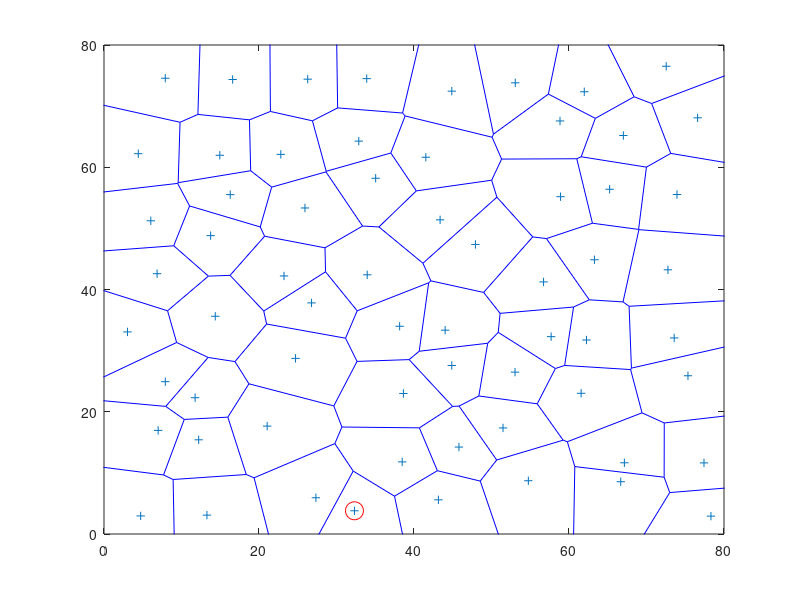

Reproduce this figure in MATLAB. (Note: this script raises an error after producing the figure.)
clc;
clear all;
close all;



% VARIABLES
pasos = 10; % numero de pasos que daran los electrones.
resolucion = 10; % resolucion de las celdas.
espacio = 80; % tamaño del espacio.
desorden = 4; % Grado de desorden en las celdas.



d = espacio/resolucion;

XYcentros = [];
XY = [];

for i=1:d
  X_min = (i-1)*resolucion;
  X_max = i*resolucion;
  X_medio = (X_max-X_min)/2;
  for j=1:d
    Y_min = (j-1)*resolucion;
    Y_max = j*resolucion;
    Y_medio = (Y_max-Y_min)/2;

    Y = unifrnd(X_min+X_medio-desorden,X_min+X_medio+desorden,1,1);
    X = unifrnd(Y_min+Y_medio-desorden,Y_min+Y_medio+desorden,1,1);

    %Y = randi([X_min X_max],1,1);
    %X = randi([Y_min Y_max],1,1);

    XYcentros = [XYcentros; X, Y];

  endfor
endfor



% Genera celdas con tamaño controlable
%{
XYcentros = [];
XY = [];

for i=1:d
  X_min = (i-1)*resolucion;
  X_max = i*resolucion;
  for j=1:d
    Y_min = (j-1)*resolucion;
    Y_max = j*resolucion;

    Y = randi([X_min X_max],1,1);
    X = randi([Y_min Y_max],1,1);

    XYcentros = [XYcentros; X, Y];

  endfor
endfor
%}




%XYcentros = randi([1,40],30,2); % Centros de todos los granos
%XYcentros = [6,3;3,3;4,8;5,1;10,9;7,3;3,10;1,10]





tri = delaunay (XYcentros(:,1),XYcentros(:,2));
[vx, vy] = voronoi(XYcentros(:,1),XYcentros(:,2),tri);

%triplot (tri, XYcentros(:,1), XYcentros(:,2), "r");
%hold on;
voronoi(XYcentros(:,1),XYcentros(:,2))
%hold off

%plot(vx,vy,"r")
%axis([1 10 1 10])

axis([0 espacio 0 espacio])
pause




% -- se visualizan las coordenadasa de triangulacion
% tri



% matriz que guarda el grano en el que se encuentran
% los electrones. Cada fila es un electron.
electrones = [4]

% Se grafica la primera posicion de los electrones.
hold on
plot(XYcentros(electrones(1,1),1),XYcentros(electrones(1,1),2),'ro','markersize',13)
hold off
pause


% Empieza el ciclo de pasos
for p=1:pasos

% Se obtiene el grano actual
G_actual = electrones(1,1);
% Funcion para detectar todos los vecinos
% de G_actual.
G_vecinos = vecinos_ind(G_actual,tri);
G_vecinos

% Funcion que selecciona de manera preferencial
% el grano siguiente en funcion de las coordenadas
% Y de los vecinos. Existe mayor probabilidad de
% avanzar hacia un grano que se encuentre arriba.
G_siguiente = siguiente_preferencia(G_vecinos,XYcentros)

% Se asigna el numero de grano obtenido por la funcion
% 'siguiente_preferencia' a la posicion de los electrones.
electrones(1,1) = G_siguiente;




voronoi(XYcentros(:,1),XYcentros(:,2))
hold on
plot(XYcentros(electrones(1,1),1),XYcentros(electrones(1,1),2),'ro','markersize',13)
hold off


pause

% Termina el ciclo de pasos.
endfor



%{

PARA GENERAR TODOS LOS VECINOS DE TODOS LOS GRANOS

for i=1:rows(XYcentros)
  for j=1:rows(XYcentros)
    A=find(tri(j,:)==i);

    if(length(A) != 0)
      AQUI VA LA CONDICION
    endif



    pause
  endfor
endfor
%}
